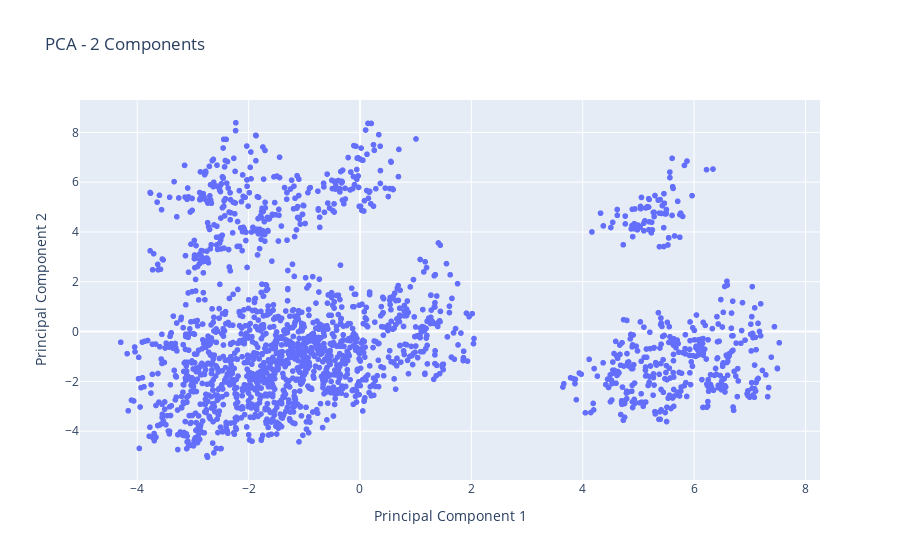

Notebook code cell kept with this figure:
### Markdown cell above
Visualizing the PCA results in 2 components to get a quick overview of the main trends in the data.

### Code cell
import matplotlib.pyplot as plt

# Create a scatter plot using Plotly Express
fig_pca = px.scatter(df_pca_2, 
                     x='PCA1', 
                     y='PCA2', 
                     title="PCA - 2 Components",
                     labels={'PCA1': 'Principal Component 1', 'PCA2': 'Principal Component 2'})
fig_pca.show()

### Figure 1 — Plotly figure (JSON) as saved in the notebook; plotly's stock layout.template omitted (floating-point values rounded to 4 significant figures; data arrays with more than 128 entries replaced by an {"elided": "..."} marker saying what was removed)
{"data": [{"hovertemplate": "Principal Component 1=%{x}<br>Principal Component 2=%{y}<extra></extra>", "legendgroup": "", "marker": {"color": "#636efa", "symbol": "circle"}, "mode": "markers", "name": "", "showlegend": false, "type": "scattergl", "x": {"elided": "2000 float values"}, "xaxis": "x", "y": {"elided": "2000 float values"}, "yaxis": "y"}], "layout": {"legend": {"tracegroupgap": 0}, "title": {"text": "PCA - 2 Components"}, "xaxis": {"anchor": "y", "domain": [0, 1], "title": {"text": "Principal Component 1"}}, "yaxis": {"anchor": "x", "domain": [0, 1], "title": {"text": "Principal Component 2"}}}}
